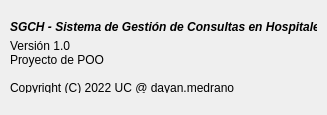
<?xml version="1.0" encoding="UTF-8"?>
<ui version="4.0">
 <class>Dialog</class>
 <widget class="QDialog" name="Dialog">
  <property name="geometry">
   <rect>
    <x>0</x>
    <y>0</y>
    <width>327</width>
    <height>115</height>
   </rect>
  </property>
  <property name="minimumSize">
   <size>
    <width>327</width>
    <height>115</height>
   </size>
  </property>
  <property name="maximumSize">
   <size>
    <width>327</width>
    <height>115</height>
   </size>
  </property>
  <property name="windowTitle">
   <string>Acerca de SGCH</string>
  </property>
  <widget class="QWidget" name="">
   <property name="geometry">
    <rect>
     <x>10</x>
     <y>20</y>
     <width>307</width>
     <height>73</height>
    </rect>
   </property>
   <layout class="QVBoxLayout" name="verticalLayout">
    <item>
     <widget class="QLabel" name="label">
      <property name="font">
       <font>
        <weight>75</weight>
        <italic>true</italic>
        <bold>true</bold>
       </font>
      </property>
      <property name="text">
       <string>SGCH - Sistema de Gestión de Consultas en Hospitales</string>
      </property>
     </widget>
    </item>
    <item>
     <widget class="QLabel" name="label_2">
      <property name="text">
       <string>Versión 1.0
Proyecto de POO

Copyright (C) 2022 UC @ dayan.medrano</string>
      </property>
     </widget>
    </item>
   </layout>
  </widget>
 </widget>
 <resources/>
 <connections/>
</ui>
